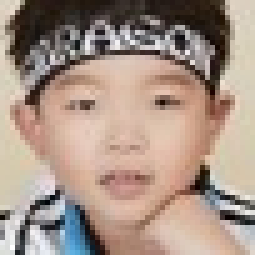
#> input picture ShootCut/2021-09-13 15-16-27.png, 51 x 51 px (shown 5 times larger); its folder holds only this picture in this run
$ python resize.py
#> lines starting #> are read from the running program, lines starting #| are printed output that depends on the picture
import cv2
import os
files = os.listdir('ShootCut')
for file in files:
    if(os.path.isfile(os.path.join('ShootCut',file))):
        img=cv2.imread(os.path.join('ShootCut',file),0)
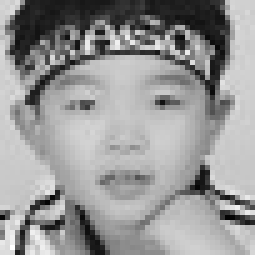
#> img: shape (51, 51) (shown 5 times larger); min 2, max 255, mean 150.5
        resize = cv2.resize(img,(100,100),interpolation=cv2.INTER_AREA)
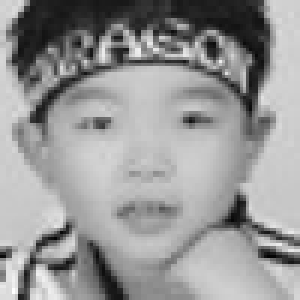
#> resize: shape (100, 100) (shown 3 times larger); min 2, max 255, mean 150.5

$ run again, on ShootCut/2021-09-13 15-23-21.png
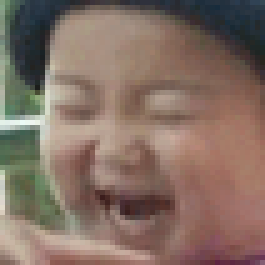
#> input picture ShootCut/2021-09-13 15-23-21.png, 53 x 53 px (shown 5 times larger)
#> `img=cv2.imread(os.path.join('ShootCut',file),0)`:
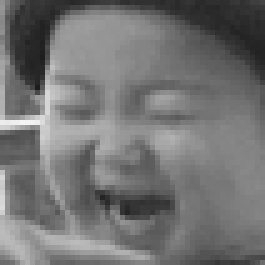
#> img: shape (53, 53) (shown 5 times larger); min 29, max 245, mean 115.2

$ run again, on ShootCut/2021-09-13 15-24-17.png
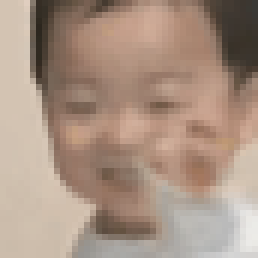
#> input picture ShootCut/2021-09-13 15-24-17.png, 43 x 43 px (shown 6 times larger)
#> `img=cv2.imread(os.path.join('ShootCut',file),0)`:
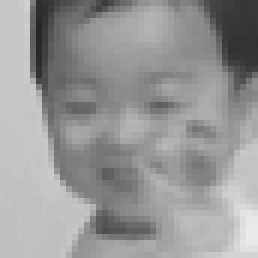
#> img: shape (43, 43) (shown 6 times larger); min 38, max 234, mean 151.4

$ run again, on ShootCut/2021-09-13 15-16-30.png
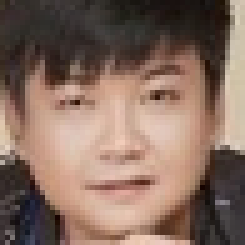
#> input picture ShootCut/2021-09-13 15-16-30.png, 49 x 49 px (shown 5 times larger)
#> `img=cv2.imread(os.path.join('ShootCut',file),0)`:
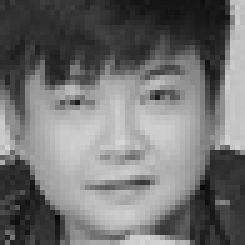
#> img: shape (49, 49) (shown 5 times larger); min 8, max 213, mean 113.2
#> `resize = cv2.resize(img,(100,100),interpolation=cv2.INTER_AREA)`:
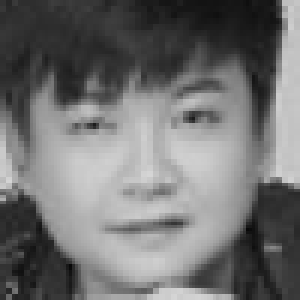
#> resize: shape (100, 100) (shown 3 times larger); min 8, max 213, mean 113.1
